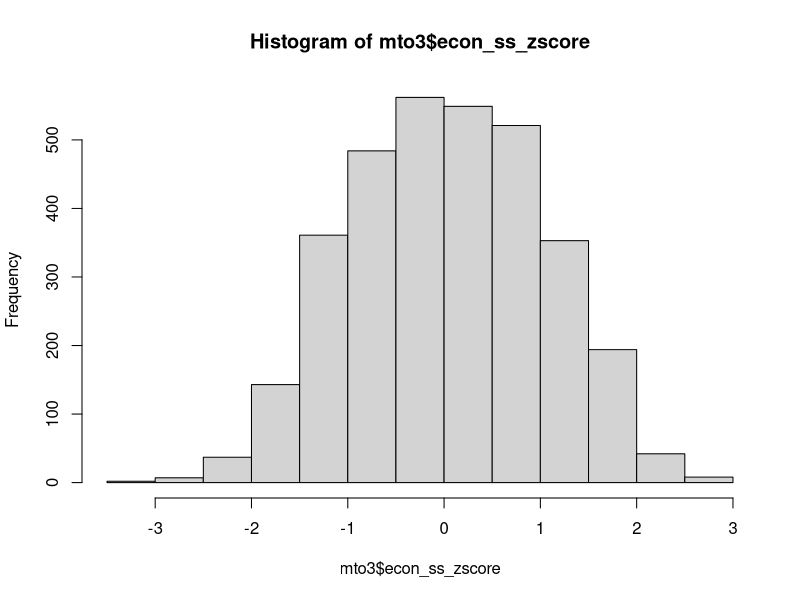
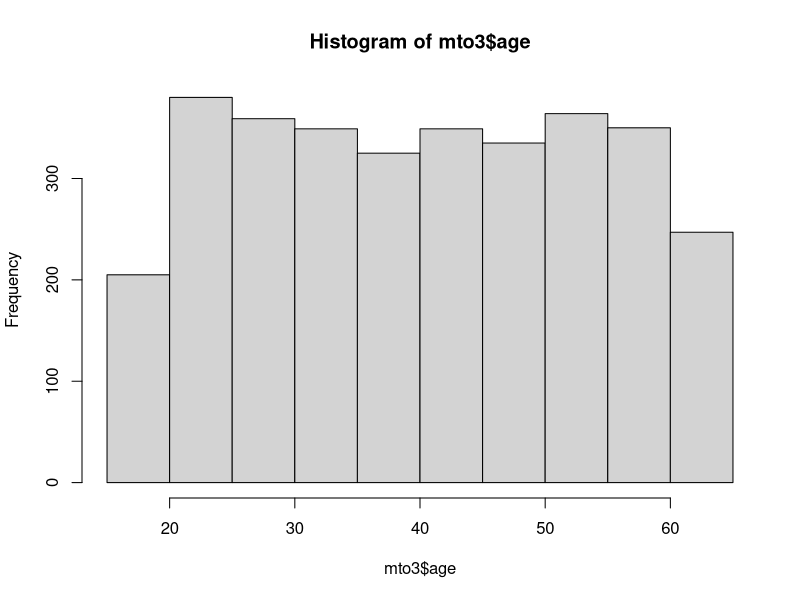
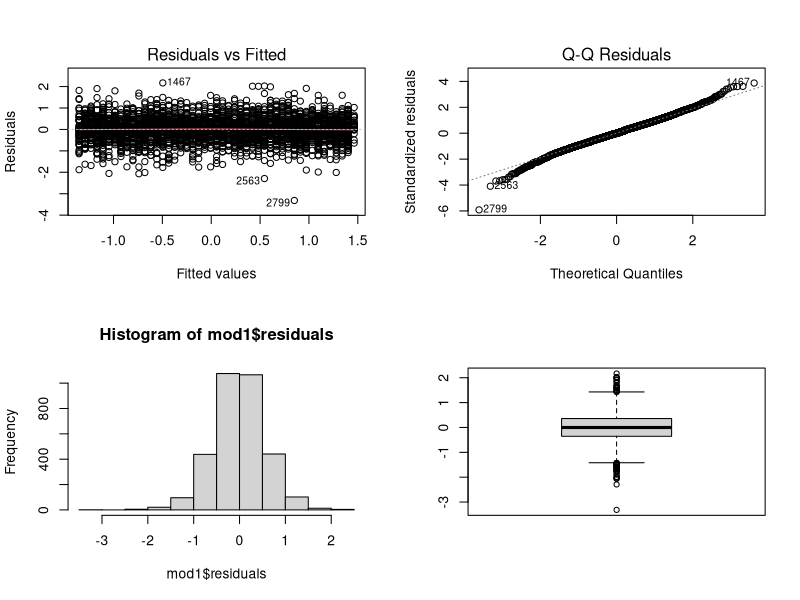
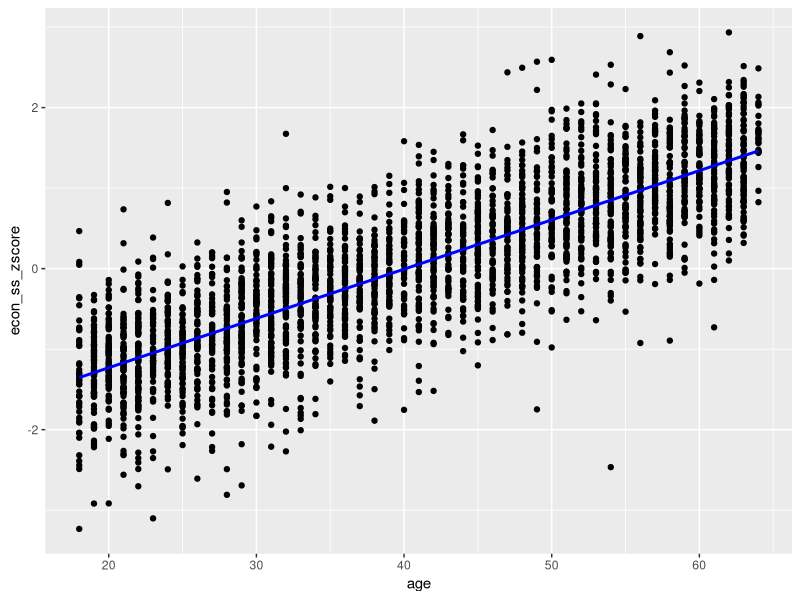
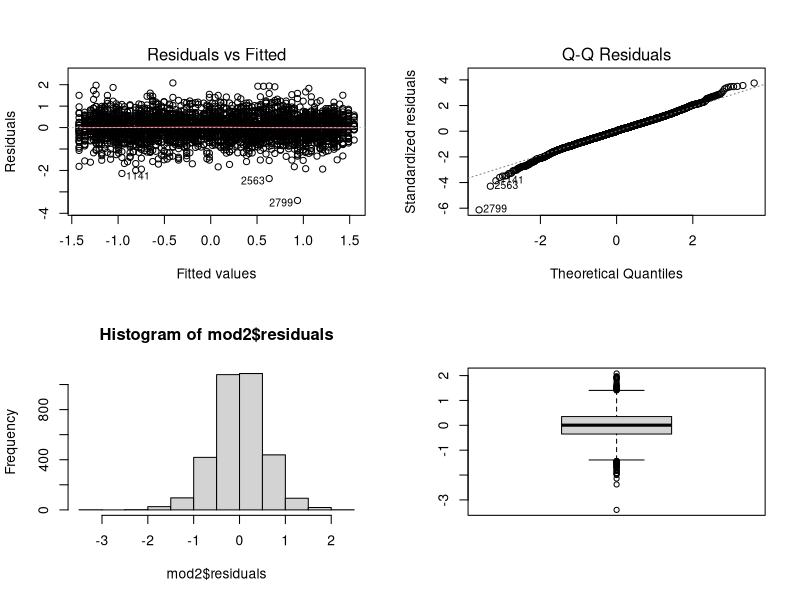
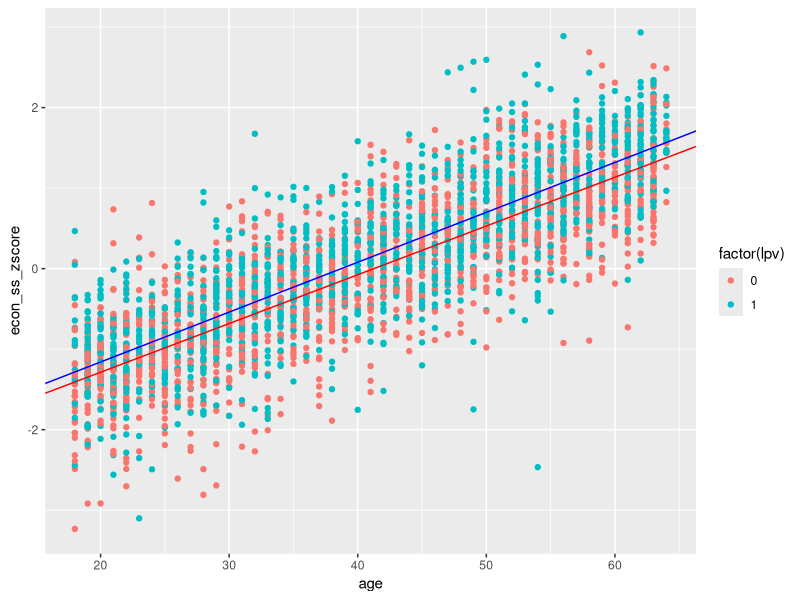

Here is the R script that generated these plots, in order:
## ---- chunk 1
library(tidyverse)
mto3 <- read.csv("data/mto3.csv")
## ---- chunk 2
summary(mto3$econ_ss_zscore)
hist(mto3$econ_ss_zscore)
## ---- chunk 3
summary(mto3$age)
hist(mto3$age)
## ---- chunk 4
mod1 <- lm(data = mto3, econ_ss_zscore ~ age)
summary(mod1)
## ---- chunk 5
par(mfrow = c(2, 2))
plot(mod1, c(1, 2))
hist(mod1$residuals)
boxplot(mod1$residuals)
## ---- chunk 6
mto3 %>%
  ggplot(aes(y = econ_ss_zscore, x = age)) +
  geom_point() +
  geom_smooth(method = "lm", se = FALSE, color = "blue")
## ---- chunk 7
mto3.new <- mto3 %>%
  mutate(lpv = if_else(group == 'lpv', 1, 0))
num.1 = nrow(subset(mto3.new, lpv == 1))
num.0 = nrow(subset(mto3.new, lpv == 0))
num.1
num.0
## ---- chunk 8
mod2 <- lm(data = mto3.new, econ_ss_zscore ~ age + lpv)
summary(mod2)
par(mfrow = c(2, 2))
plot(mod2, c(1, 2))
hist(mod2$residuals)
boxplot(mod2$residuals)
## ---- chunk 9
confint(mod2, level = 0.95)
## ---- chunk 10
mto3.new.mod3 <- lm(data = mto3.new, econ_ss_zscore ~ age + lpv +lpv*age)
summary(mto3.new.mod3)
mto3.new.mod3$coef
#since the combined control group (two groups of households other than LPV program) is coded as 0, 
#the regression model intercept is the y-intercept for the combined control group
int_control = mto3.new.mod3$coef['(Intercept)']
#the slope for the age variable is just the regression model #coefficient on the continuous variable
slope_control = mto3.new.mod3$coef['age']

#since LPV households are coded as 1, the intercept for the LPV
# household line is the regression intercept PLUS the coefficient on the 
# dichotomous variable
int_lpv = mto3.new.mod3$coef['(Intercept)'] + mto3.new.mod3$coef['lpv']

#the slope for the LPV line is the coefficient on the #continuous variable of age PLUS the coefficient on the interaction term
slope_interact = mto3.new.mod3$coef['age'] + mto3.new.mod3$coef['age:lpv']
  
mto3.new %>%
  ggplot(aes(y = econ_ss_zscore, x = age, color = factor(lpv))) + 
  geom_point() +
  geom_abline(aes(intercept = int_control, slope = slope_control), 
              color= 'red') +  #regression line for households in control group
  geom_abline(aes(intercept = int_lpv, slope = slope_interact ), 
              color = 'blue') #regression line for LPV households
 
